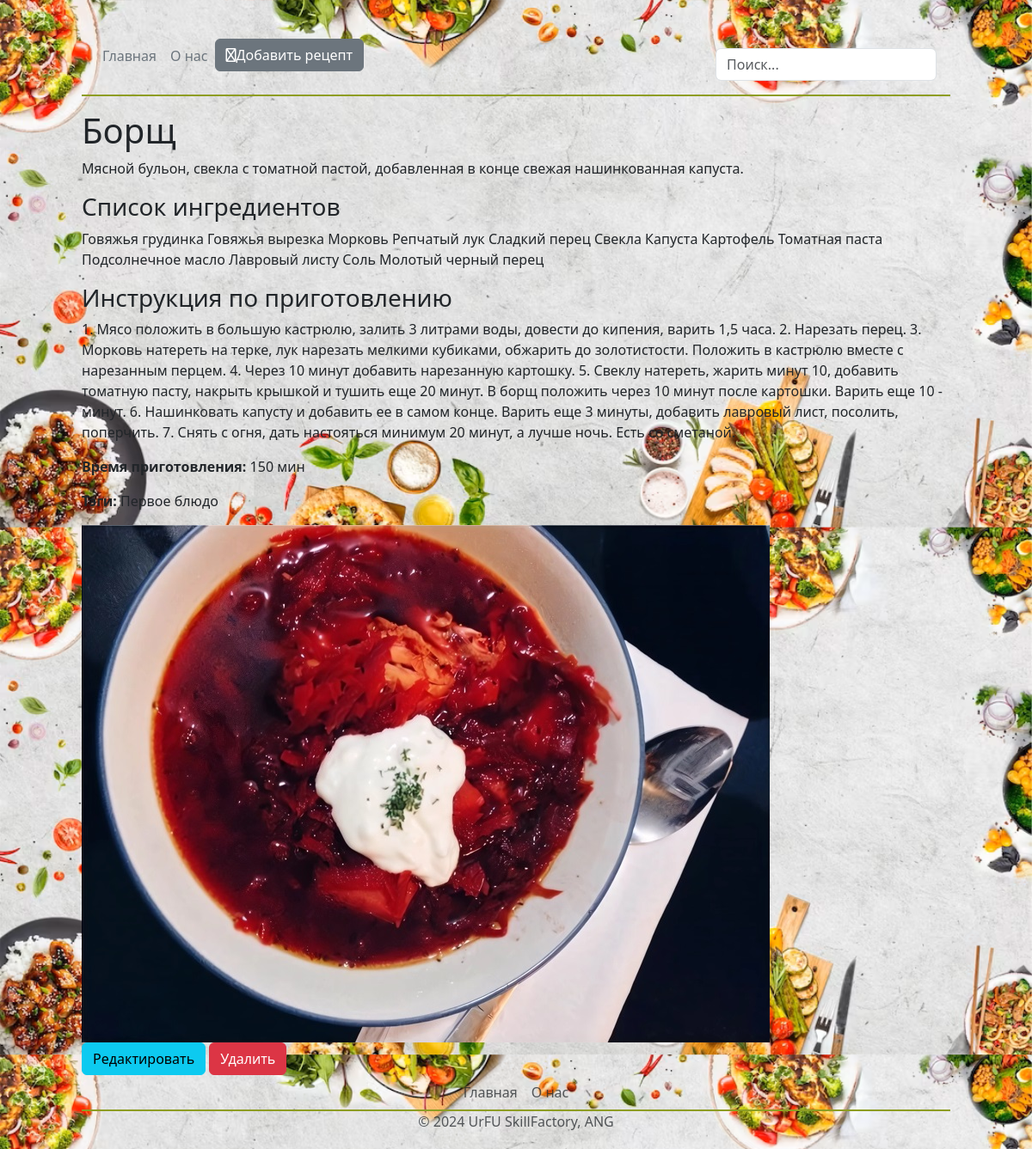
/recipe/3, run on the app's committed database.
### main/models.py (models this page shows, shortened)
class Recipes(models.Model):
    title = models.CharField('Название блюда', max_length=100)
    description = models.CharField('Краткое описание', max_length=250)
    ingredients = models.TextField('Ингредиенты')
    instructions = models.TextField('Рецепт')
    cook_time = models.IntegerField('Время приготовления')
    tags = models.CharField('Тэги', max_length=50)
    photo = models.ImageField(upload_to='static/main/img/meals/', default=None, blank=True, verbose_name='Фото')
    class Meta:
        verbose_name = 'Рецепт'
        verbose_name_plural = 'Рецепты'

### main/views.py (the view)
# urls.py: path('recipe/<int:pk>', views.RecipesDetailView.as_view(), name='detail'),
class RecipesDetailView(DetailView):
    model = Recipes
    template_name = "main/detail_view.html"
    context_object_name = "recipe"

### main/templates/main/detail_view.html (shortened to what this page needs)
{% extends 'main/layout.html' %}
{% block menustyle1 %}link-secondary{% endblock %}
{% block menustyle2 %}link-secondary{% endblock %}
{% block content %}
    <div class="detail-view">
        <h1>{{ recipe.title }}</h1>
        <p>{{ recipe.description }}</p>
        <h3>Список ингредиентов</h3>
        <p>{{ recipe.ingredients }}</p>
        <h3>Инструкция по приготовлению</h3>
        <p>{{ recipe.instructions }}</p>
        <p><strong>Время приготовления:</strong> {{ recipe.cook_time }} мин</p>
        <p><strong>Тэги:</strong> {{ recipe.tags }}</p>
        <img src="/{{ recipe.photo }}" class="img-detail" alt="No Photo">
        <a href="{% url 'update' recipe.id %}" class="btn btn-info">Редактировать</a>
        <a href="{% url 'delete' recipe.id %}" class="btn btn-danger">Удалить</a>
    </div>
{% endblock %}

### main/static/main/css/style.css (style rules this page uses)
body { background-image: url("../img/background.png"); background-size: 100%; background-repeat: repeat-y; }
.detail-view { display:block; }
.img-detail { display:block; }

### data on the page
Recipes: title "Борщ", description "Мясной бульон, свекла с томатной пастой, добавленная в конце свежая нашинкованная капуста.", ingredients "Говяжья грудинка Говяжья вырезка Морковь Репчатый лук Сладкий перец Свекла Капуста Картофель Томатная паста Подсолнечное масло Лавровый листу Соль Молотый черный перец", instructions "1. Мясо положить в большую кастрюлю, залить 3 литрами воды, довести до кипения, варить 1,5 часа. 2. Нарезать перец. 3. Морковь натереть на терке, лук нарезать мелкими кубиками, обжарить до золотистости. Положить в кастрюлю вместе с нарезанным перцем. 4. Через 10 минут добавить нарезанную картошку. 5. Свеклу натереть, жарить минут 10, добавить томатную пасту, накрыть крышкой и тушить еще 20 минут. В борщ положить через 10 минут после картошки. Варить еще 10 ­минут. 6. Нашинковать капусту и добавить ее в самом конце. Варить еще 3 минуты, добавить лавровый лист, посолить, поперчить. 7. Снять с огня, дать настояться минимум 20 минут, а лучше ночь. Есть со сметаной.", cook_time "150", tags "Первое блюдо"
